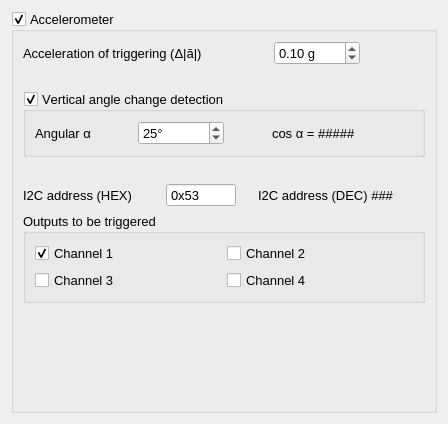
      <widget class="QWidget" name="tAcc">
       <attribute name="title">
        <string>Acc</string>
       </attribute>
       <attribute name="toolTip">
        <string>Accelerometer settings</string>
       </attribute>
       <layout class="QVBoxLayout" name="verticalLayout_3">
        <item>
         <widget class="QGroupBox" name="gbAcc">
          <property name="enabled">
           <bool>true</bool>
          </property>
          <property name="font">
           <font>
            <pointsize>10</pointsize>
            <bold>false</bold>
            <kerning>false</kerning>
           </font>
          </property>
          <property name="autoFillBackground">
           <bool>false</bool>
          </property>
          <property name="inputMethodHints">
           <set>Qt::ImhNone</set>
          </property>
          <property name="title">
           <string>Accelerometer</string>
          </property>
          <property name="flat">
           <bool>false</bool>
          </property>
          <property name="checkable">
           <bool>true</bool>
          </property>
          <layout class="QVBoxLayout" name="verticalLayout_15">
           <item>
            <layout class="QHBoxLayout" name="horizontalLayout_6">
             <item>
              <widget class="QLabel" name="lblDeltaG">
               <property name="text">
                <string>Acceleration of triggering (Δ|ā|)</string>
               </property>
              </widget>
             </item>
             <item>
              <spacer name="horizontalSpacer_10">
               <property name="orientation">
                <enum>Qt::Horizontal</enum>
               </property>
               <property name="sizeHint" stdset="0">
                <size>
                 <width>40</width>
                 <height>20</height>
                </size>
               </property>
              </spacer>
             </item>
             <item>
              <widget class="QDoubleSpinBox" name="sbDeltaG">
               <property name="minimumSize">
                <size>
                 <width>86</width>
                 <height>0</height>
                </size>
               </property>
               <property name="maximumSize">
                <size>
                 <width>86</width>
                 <height>16777215</height>
                </size>
               </property>
               <property name="suffix">
                <string notr="true"> g</string>
               </property>
               <property name="minimum">
                <double>0.020000000000000</double>
               </property>
               <property name="maximum">
                <double>2.000000000000000</double>
               </property>
               <property name="singleStep">
                <double>0.010000000000000</double>
               </property>
               <property name="stepType">
                <enum>QAbstractSpinBox::AdaptiveDecimalStepType</enum>
               </property>
               <property name="value">
                <double>0.100000000000000</double>
               </property>
              </widget>
             </item>
             <item>
              <spacer name="horizontalSpacer_11">
               <property name="orientation">
                <enum>Qt::Horizontal</enum>
               </property>
               <property name="sizeHint" stdset="0">
                <size>
                 <width>40</width>
                 <height>20</height>
                </size>
               </property>
              </spacer>
             </item>
            </layout>
           </item>
           <item>
            <spacer name="horizontalSpacer_17">
             <property name="orientation">
              <enum>Qt::Horizontal</enum>
             </property>
             <property name="sizeHint" stdset="0">
              <size>
               <width>40</width>
               <height>20</height>
              </size>
             </property>
            </spacer>
           </item>
           <item>
            <widget class="QGroupBox" name="gbCosEnbld">
             <property name="minimumSize">
              <size>
               <width>402</width>
               <height>0</height>
              </size>
             </property>
             <property name="title">
              <string>Vertical angle change detection</string>
             </property>
             <property name="checkable">
              <bool>true</bool>
             </property>
             <layout class="QVBoxLayout" name="verticalLayout_7">
              <item>
               <layout class="QHBoxLayout" name="horizontalLayout_5">
                <item>
                 <widget class="QLabel" name="lblAngular">
                  <property name="text">
                   <string>Angular α</string>
                  </property>
                 </widget>
                </item>
                <item>
                 <spacer name="horizontalSpacer_8">
                  <property name="sizePolicy">
                   <sizepolicy hsizetype="Minimum" vsizetype="Minimum">
                    <horstretch>0</horstretch>
                    <verstretch>0</verstretch>
                   </sizepolicy>
                  </property>
                  <property name="orientation">
                   <enum>Qt::Horizontal</enum>
                  </property>
                  <property name="sizeHint" stdset="0">
                   <size>
                    <width>10</width>
                    <height>20</height>
                   </size>
                  </property>
                 </spacer>
                </item>
                <item>
                 <widget class="QSpinBox" name="sbAngular">
                  <property name="sizePolicy">
                   <sizepolicy hsizetype="Minimum" vsizetype="Maximum">
                    <horstretch>0</horstretch>
                    <verstretch>0</verstretch>
                   </sizepolicy>
                  </property>
                  <property name="minimumSize">
                   <size>
                    <width>86</width>
                    <height>0</height>
                   </size>
                  </property>
                  <property name="maximumSize">
                   <size>
                    <width>86</width>
                    <height>16777215</height>
                   </size>
                  </property>
                  <property name="suffix">
                   <string notr="true">°</string>
                  </property>
                  <property name="prefix">
                   <string notr="true"/>
                  </property>
                  <property name="minimum">
                   <number>0</number>
                  </property>
                  <property name="maximum">
                   <number>180</number>
                  </property>
                  <property name="value">
                   <number>25</number>
                  </property>
                 </widget>
                </item>
                <item>
                 <spacer name="horizontalSpacer_9">
                  <property name="sizePolicy">
                   <sizepolicy hsizetype="Minimum" vsizetype="Minimum">
                    <horstretch>0</horstretch>
                    <verstretch>0</verstretch>
                   </sizepolicy>
                  </property>
                  <property name="orientation">
                   <enum>Qt::Horizontal</enum>
                  </property>
                  <property name="sizeHint" stdset="0">
                   <size>
                    <width>10</width>
                    <height>20</height>
                   </size>
                  </property>
                 </spacer>
                </item>
                <item>
                 <widget class="QLabel" name="lblAngularCos">
                  <property name="minimumSize">
                   <size>
                    <width>100</width>
                    <height>0</height>
                   </size>
                  </property>
                  <property name="text">
                   <string>cos α = ##### </string>
                  </property>
                 </widget>
                </item>
                <item>
                 <spacer name="horizontalSpacer_12">
                  <property name="sizePolicy">
                   <sizepolicy hsizetype="Minimum" vsizetype="Minimum">
                    <horstretch>0</horstretch>
                    <verstretch>0</verstretch>
                   </sizepolicy>
                  </property>
                  <property name="orientation">
                   <enum>Qt::Horizontal</enum>
                  </property>
                  <property name="sizeHint" stdset="0">
                   <size>
                    <width>10</width>
                    <height>20</height>
                   </size>
                  </property>
                 </spacer>
                </item>
               </layout>
              </item>
             </layout>
            </widget>
           </item>
           <item>
            <spacer name="horizontalSpacer_16">
             <property name="orientation">
              <enum>Qt::Horizontal</enum>
             </property>
             <property name="sizeHint" stdset="0">
              <size>
               <width>10</width>
               <height>20</height>
              </size>
             </property>
            </spacer>
           </item>
           <item>
            <layout class="QHBoxLayout" name="horizontalLayout_7">
             <item>
              <widget class="QLabel" name="lbl_I2C_Addr">
               <property name="minimumSize">
                <size>
                 <width>120</width>
                 <height>0</height>
                </size>
               </property>
               <property name="text">
                <string>I2C address (HEX)</string>
               </property>
              </widget>
             </item>
             <item>
              <spacer name="horizontalSpacer_13">
               <property name="sizePolicy">
                <sizepolicy hsizetype="Minimum" vsizetype="Minimum">
                 <horstretch>0</horstretch>
                 <verstretch>0</verstretch>
                </sizepolicy>
               </property>
               <property name="orientation">
                <enum>Qt::Horizontal</enum>
               </property>
               <property name="sizeHint" stdset="0">
                <size>
                 <width>10</width>
                 <height>20</height>
                </size>
               </property>
              </spacer>
             </item>
             <item>
              <widget class="QSpinBox" name="sb_Acc_I2C_Addr">
               <property name="sizePolicy">
                <sizepolicy hsizetype="Minimum" vsizetype="Maximum">
                 <horstretch>0</horstretch>
                 <verstretch>0</verstretch>
                </sizepolicy>
               </property>
               <property name="minimumSize">
                <size>
                 <width>70</width>
                 <height>0</height>
                </size>
               </property>
               <property name="wrapping">
                <bool>false</bool>
               </property>
               <property name="frame">
                <bool>true</bool>
               </property>
               <property name="buttonSymbols">
                <enum>QAbstractSpinBox::NoButtons</enum>
               </property>
               <property name="accelerated">
                <bool>false</bool>
               </property>
               <property name="keyboardTracking">
                <bool>true</bool>
               </property>
               <property name="suffix">
                <string/>
               </property>
               <property name="prefix">
                <string notr="true">0x</string>
               </property>
               <property name="minimum">
                <number>8</number>
               </property>
               <property name="maximum">
                <number>127</number>
               </property>
               <property name="singleStep">
                <number>0</number>
               </property>
               <property name="value">
                <number>83</number>
               </property>
               <property name="displayIntegerBase">
                <number>16</number>
               </property>
              </widget>
             </item>
             <item>
              <spacer name="horizontalSpacer_14">
               <property name="sizePolicy">
                <sizepolicy hsizetype="Minimum" vsizetype="Minimum">
                 <horstretch>0</horstretch>
                 <verstretch>0</verstretch>
                </sizepolicy>
               </property>
               <property name="orientation">
                <enum>Qt::Horizontal</enum>
               </property>
               <property name="sizeHint" stdset="0">
                <size>
                 <width>10</width>
                 <height>20</height>
                </size>
               </property>
              </spacer>
             </item>
             <item>
              <widget class="QLabel" name="lbl_Acc_I2C_Addr_DEC">
               <property name="minimumSize">
                <size>
                 <width>150</width>
                 <height>0</height>
                </size>
               </property>
               <property name="text">
                <string>I2C address (DEC) ### </string>
               </property>
              </widget>
             </item>
             <item>
              <spacer name="horizontalSpacer_15">
               <property name="sizePolicy">
                <sizepolicy hsizetype="Minimum" vsizetype="Minimum">
                 <horstretch>0</horstretch>
                 <verstretch>0</verstretch>
                </sizepolicy>
               </property>
               <property name="orientation">
                <enum>Qt::Horizontal</enum>
               </property>
               <property name="sizeHint" stdset="0">
                <size>
                 <width>10</width>
                 <height>20</height>
                </size>
               </property>
              </spacer>
             </item>
            </layout>
           </item>
           <item>
            <widget class="QGroupBox" name="gbAccOutputs">
             <property name="minimumSize">
              <size>
               <width>402</width>
               <height>0</height>
              </size>
             </property>
             <property name="title">
              <string>Outputs to be triggered</string>
             </property>
             <property name="checkable">
              <bool>false</bool>
             </property>
             <layout class="QGridLayout" name="gridLayout_3">
              <item row="0" column="0">
               <widget class="QCheckBox" name="cbAccChnl1">
                <property name="minimumSize">
                 <size>
                  <width>70</width>
                  <height>0</height>
                 </size>
                </property>
                <property name="text">
                 <string>Channel 1</string>
                </property>
                <property name="checked">
                 <bool>true</bool>
                </property>
               </widget>
              </item>
              <item row="0" column="1">
               <widget class="QCheckBox" name="cbAccChnl2">
                <property name="minimumSize">
                 <size>
                  <width>70</width>
                  <height>0</height>
                 </size>
                </property>
                <property name="text">
                 <string>Channel 2</string>
                </property>
               </widget>
              </item>
              <item row="1" column="0">
               <widget class="QCheckBox" name="cbAccChnl3">
                <property name="minimumSize">
                 <size>
                  <width>70</width>
                  <height>0</height>
                 </size>
                </property>
                <property name="text">
                 <string>Channel 3</string>
                </property>
               </widget>
              </item>
              <item row="1" column="1">
               <widget class="QCheckBox" name="cbAccChnl4">
                <property name="minimumSize">
                 <size>
                  <width>70</width>
                  <height>0</height>
                 </size>
                </property>
                <property name="text">
                 <string>Channel 4</string>
                </property>
               </widget>
              </item>
             </layout>
            </widget>
           </item>
           <item>
            <spacer name="verticalSpacer_3">
             <property name="orientation">
              <enum>Qt::Vertical</enum>
             </property>
             <property name="sizeHint" stdset="0">
              <size>
               <width>20</width>
               <height>98</height>
              </size>
             </property>
            </spacer>
           </item>
          </layout>
         </widget>
        </item>
       </layout>
      </widget>
